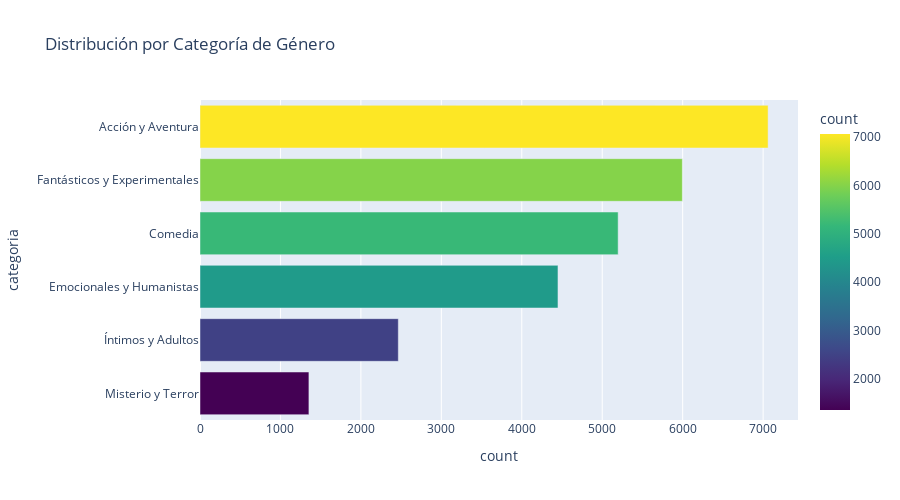

This figure's notebook cell:
### Code cell
fig3 = px.bar(
    df_cat,
    x='count',
    y='categoria',
    orientation='h',
    title='Distribución por Categoría de Género',
    color='count',
    color_continuous_scale='Viridis'
)
fig3.update_layout(height=500, yaxis={'categoryorder': 'total ascending'})
fig3.show()

print("\nDistribución por Categoría: ")
print(cat_counts)

### Figure 1 — Plotly figure (JSON) as saved in the notebook; plotly's stock layout.template omitted (floating-point values rounded to 4 significant figures)
{"data": [{"hovertemplate": "count=%{marker.color}<br>categoria=%{y}<extra></extra>", "legendgroup": "", "marker": {"color": [7062, 5996, 5198, 4450, 2465, 1354], "coloraxis": "coloraxis", "pattern": {"shape": ""}}, "name": "", "orientation": "h", "showlegend": false, "textposition": "auto", "type": "bar", "x": [7062, 5996, 5198, 4450, 2465, 1354], "xaxis": "x", "y": ["Acción y Aventura", "Fantásticos y Experimentales", "Comedia", "Emocionales y Humanistas", "Íntimos y Adultos", "Misterio y Terror"], "yaxis": "y"}], "layout": {"barmode": "relative", "coloraxis": {"colorbar": {"title": {"text": "count"}}, "colorscale": [[0, "#440154"], [0.1111, "#482878"], [0.2222, "#3e4989"], [0.3333, "#31688e"], [0.4444, "#26828e"], [0.5556, "#1f9e89"], [0.6667, "#35b779"], [0.7778, "#6ece58"], [0.8889, "#b5de2b"], [1, "#fde725"]]}, "height": 500, "legend": {"tracegroupgap": 0}, "title": {"text": "Distribución por Categoría de Género"}, "xaxis": {"anchor": "y", "domain": [0, 1], "title": {"text": "count"}}, "yaxis": {"anchor": "x", "categoryorder": "total ascending", "domain": [0, 1], "title": {"text": "categoria"}}}}
